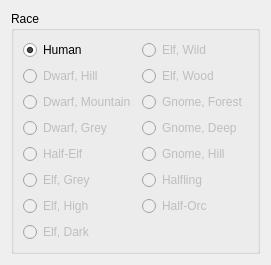
  <widget class="QWizardPage" name="wizardPage_2">
   <property name="title">
    <string>Character Race &amp; Gender</string>
   </property>
   <property name="subTitle">
    <string>Select the race of your character. Possible races are displayed based on the attributes from the previous page.</string>
   </property>
   <layout class="QHBoxLayout" name="horizontalLayout_7">
    <item>
     <widget class="QGroupBox" name="Race_groupBox">
      <property name="enabled">
       <bool>true</bool>
      </property>
      <property name="title">
       <string>Race</string>
      </property>
      <layout class="QGridLayout" name="gridLayout">
       <item row="4" column="0">
        <widget class="QRadioButton" name="Elf_Half_radioButton">
         <property name="enabled">
          <bool>false</bool>
         </property>
         <property name="text">
          <string>Half-Elf</string>
         </property>
         <property name="checked">
          <bool>false</bool>
         </property>
         <attribute name="buttonGroup">
          <string notr="true">Race_buttonGroup</string>
         </attribute>
        </widget>
       </item>
       <item row="2" column="1">
        <widget class="QRadioButton" name="Gnome_Forest_radioButton">
         <property name="enabled">
          <bool>false</bool>
         </property>
         <property name="text">
          <string>Gnome, Forest</string>
         </property>
         <property name="checked">
          <bool>false</bool>
         </property>
         <attribute name="buttonGroup">
          <string notr="true">Race_buttonGroup</string>
         </attribute>
        </widget>
       </item>
       <item row="0" column="0">
        <widget class="QRadioButton" name="Human_radioButton">
         <property name="enabled">
          <bool>true</bool>
         </property>
         <property name="text">
          <string>Human</string>
         </property>
         <property name="checked">
          <bool>true</bool>
         </property>
         <attribute name="buttonGroup">
          <string notr="true">Race_buttonGroup</string>
         </attribute>
        </widget>
       </item>
       <item row="4" column="1">
        <widget class="QRadioButton" name="Gnome_Hill_radioButton">
         <property name="enabled">
          <bool>false</bool>
         </property>
         <property name="text">
          <string>Gnome, Hill</string>
         </property>
         <property name="checked">
          <bool>false</bool>
         </property>
         <attribute name="buttonGroup">
          <string notr="true">Race_buttonGroup</string>
         </attribute>
        </widget>
       </item>
       <item row="5" column="1">
        <widget class="QRadioButton" name="Halfling_radioButton">
         <property name="enabled">
          <bool>false</bool>
         </property>
         <property name="text">
          <string>Halfling</string>
         </property>
         <property name="checked">
          <bool>false</bool>
         </property>
         <attribute name="buttonGroup">
          <string notr="true">Race_buttonGroup</string>
         </attribute>
        </widget>
       </item>
       <item row="5" column="0">
        <widget class="QRadioButton" name="Elf_Grey_radioButton">
         <property name="enabled">
          <bool>false</bool>
         </property>
         <property name="text">
          <string>Elf, Grey</string>
         </property>
         <property name="checked">
          <bool>false</bool>
         </property>
         <attribute name="buttonGroup">
          <string notr="true">Race_buttonGroup</string>
         </attribute>
        </widget>
       </item>
       <item row="1" column="1">
        <widget class="QRadioButton" name="Elf_Wood_radioButton">
         <property name="enabled">
          <bool>false</bool>
         </property>
         <property name="text">
          <string>Elf, Wood</string>
         </property>
         <property name="checked">
          <bool>false</bool>
         </property>
         <attribute name="buttonGroup">
          <string notr="true">Race_buttonGroup</string>
         </attribute>
        </widget>
       </item>
       <item row="2" column="0">
        <widget class="QRadioButton" name="Dwarf_Mountain_radioButton">
         <property name="enabled">
          <bool>false</bool>
         </property>
         <property name="text">
          <string>Dwarf, Mountain</string>
         </property>
         <property name="checked">
          <bool>false</bool>
         </property>
         <attribute name="buttonGroup">
          <string notr="true">Race_buttonGroup</string>
         </attribute>
        </widget>
       </item>
       <item row="6" column="0">
        <widget class="QRadioButton" name="Elf_High_radioButton">
         <property name="enabled">
          <bool>false</bool>
         </property>
         <property name="text">
          <string>Elf, High</string>
         </property>
         <property name="checked">
          <bool>false</bool>
         </property>
         <attribute name="buttonGroup">
          <string notr="true">Race_buttonGroup</string>
         </attribute>
        </widget>
       </item>
       <item row="0" column="1">
        <widget class="QRadioButton" name="Elf_Wild_radioButton">
         <property name="enabled">
          <bool>false</bool>
         </property>
         <property name="text">
          <string>Elf, Wild</string>
         </property>
         <property name="checked">
          <bool>false</bool>
         </property>
         <attribute name="buttonGroup">
          <string notr="true">Race_buttonGroup</string>
         </attribute>
        </widget>
       </item>
       <item row="1" column="0">
        <widget class="QRadioButton" name="Dwarf_Hill_radioButton">
         <property name="enabled">
          <bool>false</bool>
         </property>
         <property name="text">
          <string>Dwarf, Hill</string>
         </property>
         <property name="checked">
          <bool>false</bool>
         </property>
         <attribute name="buttonGroup">
          <string notr="true">Race_buttonGroup</string>
         </attribute>
        </widget>
       </item>
       <item row="6" column="1">
        <widget class="QRadioButton" name="Half_Orc_radioButton">
         <property name="enabled">
          <bool>false</bool>
         </property>
         <property name="text">
          <string>Half-Orc</string>
         </property>
         <property name="checked">
          <bool>false</bool>
         </property>
         <attribute name="buttonGroup">
          <string notr="true">Race_buttonGroup</string>
         </attribute>
        </widget>
       </item>
       <item row="8" column="0">
        <widget class="QRadioButton" name="Elf_Dark_radioButton">
         <property name="enabled">
          <bool>false</bool>
         </property>
         <property name="text">
          <string>Elf, Dark</string>
         </property>
         <property name="checked">
          <bool>false</bool>
         </property>
         <attribute name="buttonGroup">
          <string notr="true">Race_buttonGroup</string>
         </attribute>
        </widget>
       </item>
       <item row="3" column="0">
        <widget class="QRadioButton" name="Dwarf_Grey_radioButton">
         <property name="enabled">
          <bool>false</bool>
         </property>
         <property name="text">
          <string>Dwarf, Grey</string>
         </property>
         <property name="checked">
          <bool>false</bool>
         </property>
         <attribute name="buttonGroup">
          <string notr="true">Race_buttonGroup</string>
         </attribute>
        </widget>
       </item>
       <item row="3" column="1">
        <widget class="QRadioButton" name="Gnome_Deep_radioButton">
         <property name="enabled">
          <bool>false</bool>
         </property>
         <property name="text">
          <string>Gnome, Deep</string>
         </property>
         <property name="checked">
          <bool>false</bool>
         </property>
         <attribute name="buttonGroup">
          <string notr="true">Race_buttonGroup</string>
         </attribute>
        </widget>
       </item>
      </layout>
     </widget>
    </item>
   </layout>
  </widget>
